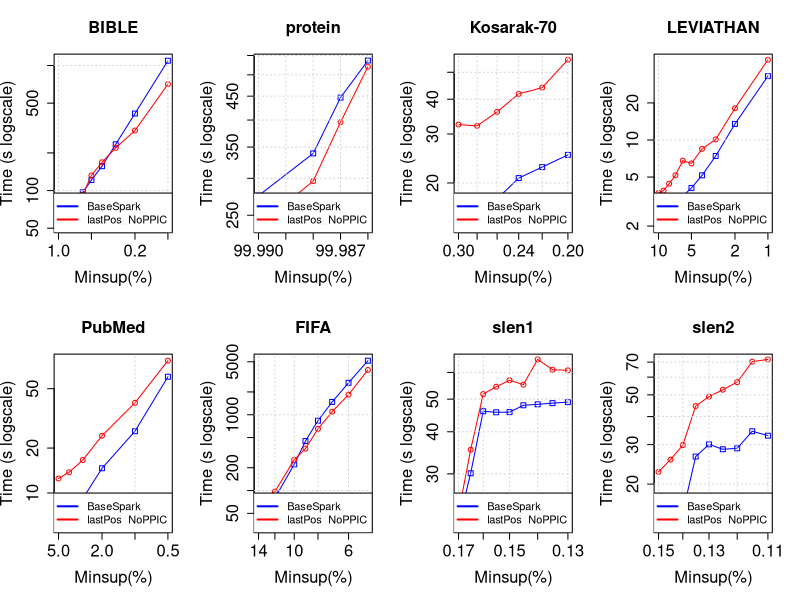

Recreate this plot in R.
tiff("MmEsLpMiss_lastPos_NoPPIC.png", width=18, height=9, units='in', res=120)
par(mfrow=c(2,4), cex.lab=1.5, cex.axis=1.5, cex.main=1.5, cex.sub=1.5)

#BIBLE
#DATA
x <- c(0.01, 0.009, 0.008, 0.007, 0.006, 0.005, 0.004, 0.003, 0.002, 0.001)*100

zero <- c(52796, 54313, 65238, 76671, 96842, 121262, 156699, 234465, 413217, 1092148)/1000
one <- c(57251, 62971, 64247, 68604, 92617, 132273, 168278, 219716, 302063, 708680)/1000

#PLOT
plot(x, zero, log = "xy", type="o", pch=0, xlab="Minsup(%)",ylab="Time (s logscale)", col="blue", xlim = rev(range(x)), ylim=c(52, 1092))
lines(x, one, col="red", type="o", pch=1)
title(main="BIBLE", cex.lab=1.5, cex.axis=1.5, cex.main=1.5, cex.sub=1.5)
grid()
legend("bottomright", legend=c("BaseSpark", "lastPos_NoPPIC"), lty=c(1,1),lwd=c(2,2), col=c("blue", "red"), cex = 1)

#protein
#DATA
x <- c(0.9999, 0.99988, 0.99987, 0.99986)*100

zero <- c(275420, 339255, 446968, 536502)/1000
one <- c(237424, 295879, 395786, 520362)/1000

#PLOT
plot(x, zero, log = "xy", type="o", pch=0, xlab="Minsup(%)",ylab="Time (s logscale)", col="blue", xlim = rev(range(x)), ylim=c(237, 536))
lines(x, one, col="red", type="o", pch=1)
title(main="protein", cex.lab=1.5, cex.axis=1.5, cex.main=1.5, cex.sub=1.5)
grid()
legend("bottomright", legend=c("BaseSpark", "lastPos_NoPPIC"), lty=c(1,1),lwd=c(2,2), col=c("blue", "red"), cex = 1)

#Kosarak-70
#DATA
x <- c(0.003, 0.0028, 0.0026, 0.0024, 0.0022, 0.002)*100

zero <- c(14897, 16315, 17535, 20827, 22818, 25235)/1000
one <- c(32420, 32080, 36021, 41805, 44025, 55484)/1000

#PLOT
plot(x, zero, log = "xy", type="o", pch=0, xlab="Minsup(%)",ylab="Time (s logscale)", col="blue", xlim = rev(range(x)), ylim=c(14, 55))
lines(x, one, col="red", type="o", pch=1)
title(main="Kosarak-70", cex.lab=1.5, cex.axis=1.5, cex.main=1.5, cex.sub=1.5)
grid()
legend("bottomright", legend=c("BaseSpark", "lastPos_NoPPIC"), lty=c(1,1),lwd=c(2,2), col=c("blue", "red"), cex = 1)

#LEVIATHAN
#DATA
x <- c(0.1, 0.09, 0.08, 0.07, 0.06, 0.05, 0.04, 0.03, 0.02, 0.01)*100

zero <- c(2295, 2312, 2516, 3105, 3496, 4080, 5163, 7414, 13505, 33000)/1000
one <- c(3713, 3877, 4417, 5162, 6797, 6454, 8472, 10114, 18092, 44843)/1000

#PLOT
plot(x, zero, log = "xy", type="o", pch=0, xlab="Minsup(%)",ylab="Time (s logscale)", col="blue", xlim = rev(range(x)), ylim=c(2, 44))
lines(x, one, col="red", type="o", pch=1)
title(main="LEVIATHAN", cex.lab=1.5, cex.axis=1.5, cex.main=1.5, cex.sub=1.5)
grid()
legend("bottomright", legend=c("BaseSpark", "lastPos_NoPPIC"), lty=c(1,1),lwd=c(2,2), col=c("blue", "red"), cex = 1)

#PubMed
#DATA
x <- c(0.05, 0.04, 0.03, 0.02, 0.01, 0.005)*100

zero <- c(6549, 7547, 9177, 14644, 25945, 60113)/1000
one <- c(12506, 13774, 16624, 24189, 40220, 77156)/1000

#PLOT
plot(x, zero, log = "xy", type="o", pch=0, xlab="Minsup(%)",ylab="Time (s logscale)", col="blue", xlim = rev(range(x)), ylim=c(6, 77))
lines(x, one, col="red", type="o", pch=1)
title(main="PubMed", cex.lab=1.5, cex.axis=1.5, cex.main=1.5, cex.sub=1.5)
grid()
legend("bottomright", legend=c("BaseSpark", "lastPos_NoPPIC"), lty=c(1,1),lwd=c(2,2), col=c("blue", "red"), cex = 1)

#FIFA
#DATA
x <- c(0.14, 0.12, 0.1, 0.09, 0.08, 0.07, 0.06, 0.05)*100

zero <- c(34465, 79626, 221550, 449631, 834468, 1476503, 2639619, 5160952)/1000
one <- c(67485, 96850, 254842, 357743, 650649, 1095734, 1842227, 3897483)/1000

#PLOT
plot(x, zero, log = "xy", type="o", pch=0, xlab="Minsup(%)",ylab="Time (s logscale)", col="blue", xlim = rev(range(x)), ylim=c(34, 5160))
lines(x, one, col="red", type="o", pch=1)
title(main="FIFA", cex.lab=1.5, cex.axis=1.5, cex.main=1.5, cex.sub=1.5)
grid()
legend("bottomright", legend=c("BaseSpark", "lastPos_NoPPIC"), lty=c(1,1),lwd=c(2,2), col=c("blue", "red"), cex = 1)

#slen1
#DATA
x <- c(0.0017, 0.00165, 0.0016, 0.00155, 0.0015, 0.00145, 0.0014, 0.00135, 0.0013)*100

zero <- c(21433, 30124, 46018, 45696, 45741, 47937, 48250, 48646, 48981)/1000
one <- c(22914, 35394, 51768, 54421, 56881, 55189, 65617, 61134, 60876)/1000

#PLOT
plot(x, zero, log = "xy", type="o", pch=0, xlab="Minsup(%)",ylab="Time (s logscale)", col="blue", xlim = rev(range(x)), ylim=c(21, 65))
lines(x, one, col="red", type="o", pch=1)
title(main="slen1", cex.lab=1.5, cex.axis=1.5, cex.main=1.5, cex.sub=1.5)
grid()
legend("bottomright", legend=c("BaseSpark", "lastPos_NoPPIC"), lty=c(1,1),lwd=c(2,2), col=c("blue", "red"), cex = 1)

#slen2
#DATA
x <- c(0.0015, 0.00145, 0.0014, 0.00135, 0.0013, 0.00125, 0.0012, 0.00115, 0.0011)*100

zero <- c(13258, 14335, 14949, 26537, 30083, 28606, 28885, 34413, 32900)/1000
one <- c(22672, 25716, 29842, 44593, 49100, 52728, 57001, 70322, 71980)/1000

#PLOT
plot(x, zero, log = "xy", type="o", pch=0, xlab="Minsup(%)",ylab="Time (s logscale)", col="blue", xlim = rev(range(x)), ylim=c(13, 71))
lines(x, one, col="red", type="o", pch=1)
title(main="slen2", cex.lab=1.5, cex.axis=1.5, cex.main=1.5, cex.sub=1.5)
grid()
legend("bottomright", legend=c("BaseSpark", "lastPos_NoPPIC"), lty=c(1,1),lwd=c(2,2), col=c("blue", "red"), cex = 1)

dev.off()
